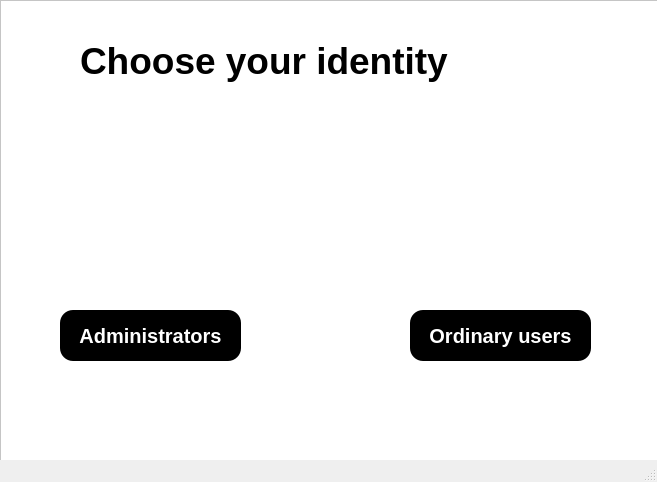
<?xml version="1.0" encoding="UTF-8"?>
<ui version="4.0">
 <class>MainWindow</class>
 <widget class="QMainWindow" name="MainWindow">
  <property name="geometry">
   <rect>
    <x>0</x>
    <y>0</y>
    <width>657</width>
    <height>482</height>
   </rect>
  </property>
  <property name="windowTitle">
   <string>MainWindow</string>
  </property>
  <widget class="QWidget" name="centralwidget">
   <widget class="QFrame" name="frame">
    <property name="geometry">
     <rect>
      <x>0</x>
      <y>0</y>
      <width>661</width>
      <height>461</height>
     </rect>
    </property>
    <property name="styleSheet">
     <string notr="true">#User_Type1{
  font-size:20px;
  color:white;
  border-radius:13px;
  background:balck
}
#User_Type2{
  font-size:20px;
  color:white;
  border-radius:13px;
  background:balck
}
#frame
{
 background:white
}

#label
{
  color:black;
  background:transparent;
}
#pushButton
{
 font-size:20px;
  color:white;
  border-radius:13px;
  background:BLACK
}</string>
    </property>
    <property name="frameShape">
     <enum>QFrame::StyledPanel</enum>
    </property>
    <property name="frameShadow">
     <enum>QFrame::Raised</enum>
    </property>
    <widget class="QPushButton" name="User_Type1">
     <property name="geometry">
      <rect>
       <x>60</x>
       <y>310</y>
       <width>181</width>
       <height>51</height>
      </rect>
     </property>
     <property name="font">
      <font>
       <family>Tahoma</family>
       <pointsize>-1</pointsize>
       <weight>75</weight>
       <bold>true</bold>
      </font>
     </property>
     <property name="text">
      <string>Administrators</string>
     </property>
    </widget>
    <widget class="QPushButton" name="User_Type2">
     <property name="geometry">
      <rect>
       <x>410</x>
       <y>310</y>
       <width>181</width>
       <height>51</height>
      </rect>
     </property>
     <property name="font">
      <font>
       <family>Tahoma</family>
       <pointsize>-1</pointsize>
       <weight>75</weight>
       <bold>true</bold>
      </font>
     </property>
     <property name="text">
      <string>Ordinary users</string>
     </property>
    </widget>
    <widget class="QLabel" name="label">
     <property name="geometry">
      <rect>
       <x>80</x>
       <y>20</y>
       <width>541</width>
       <height>81</height>
      </rect>
     </property>
     <property name="font">
      <font>
       <family>Tahoma</family>
       <pointsize>28</pointsize>
       <weight>75</weight>
       <bold>true</bold>
      </font>
     </property>
     <property name="text">
      <string>Choose your identity</string>
     </property>
    </widget>
   </widget>
  </widget>
  <widget class="QMenuBar" name="menubar">
   <property name="geometry">
    <rect>
     <x>0</x>
     <y>0</y>
     <width>657</width>
     <height>26</height>
    </rect>
   </property>
  </widget>
  <widget class="QStatusBar" name="statusbar"/>
 </widget>
 <resources/>
 <connections/>
</ui>
